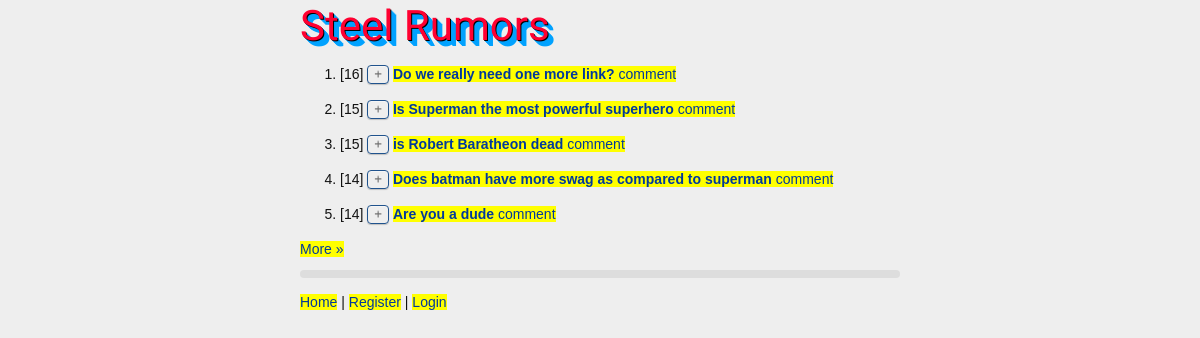
The page / on the database its author committed.
### links/models.py (models this page shows, shortened)
class Link(models.Model):
	title = models.CharField("Headline", max_length=100)
	submitter = models.ForeignKey(User)
	submitted_date = models.DateTimeField(auto_now_add=True)
	rank_score = models.FloatField(default=0.0)
	url = models.URLField("URL", max_length=250, blank=True)
	description = models.TextField(blank=True)
	with_votes = LinkVoteCountManager()
	objects = models.Manager()   # default manager

### links/views.py (the view)
# urls.py: url(r'^$', LinkListView.as_view(), name='home'),
class LinkListView(RandomGossipMixin, ListView):
	model = Link
	queryset = Link.with_votes.all()
	paginate_by = 5
	def get_context_data(self, **kwargs):
		context = super(LinkListView, self).get_context_data(**kwargs)
		if self.request.user.is_authenticated():
			voted = Vote.objects.filter(voter=self.request.user)
			links_in_page = [link.id for link in context["object_list"]]
			voted = voted.filter(link_id__in=links_in_page)
			voted = voted.values_list('link_id', flat=True)
			context["voted"] = voted
		return context

### links/views.py (called while the page is built)
	def get_context_data(self, **kwargs):
		context = super(RandomGossipMixin, self).get_context_data(**kwargs)
		context[u"randomquip"] = Comment.objects.order_by('?')[0]
		return context

### links/templates/links/link_list.html (shortened to what this page needs)
{% extends 'base.html' %}
{% load comments %}
{% block content %}
{% if is_paginated %}
<ol start="{{ page_obj.start_index }}">
{% else %}
<ol>
{% endif %}
	{% for link in object_list  %}
	<form method="POST" action={% url 'vote' %} class="vote_form">
		<li> [{{ link.votes }}]
			{% if not user.is_authenticated %}
			<button disabled title="Please login to vote">+</button>
			{% elif link.pk not in voted %}
			<button>+</button>
			{% else %}
			<button>-</button>
			{% endif %}
			<a href="{% url 'link_detail' pk=link.pk %}">
				<b>{{ link.title }}</b>
				{% get_comment_count for link as comment_count %}
				{{ comment_count }} comment{{ comment_count|pluralize }}
			</a>
		</li>
	</form>
	{% endfor %}
</ol>
{% if is_paginated %}
<div class="pagination">
	{% if page_obj.has_next %}
	<a href="?page={{ page_obj.next_page_number }}">More &raquo;</a>
	{% endif %}
</div>
{% endif %}
<blockquote style="background-color: #ddd; padding: 4px; border-radius: 10px; margin: 10px 0; color: #666; font-size: smaller: text-shadow: rgba(255,255,255,0.8) 1px 1px 0;">
</blockquote>
{% endblock %}

### links/templates/base.html (shortened to what this page needs)
{% load static %}
<html>
<head>
  <link rel="stylesheet" type="text/css" href="{% static 'links/css/main.css' %}">
<body>
<h1>Steel Rumors</h1>
{% block content %}
{% endblock %}
<footer>
  <p>
    <a href="{% url 'home' %}">Home</a> |
{% if user.is_authenticated %}
    <a href="{% url 'link_create' %}">Submit Link</a> |
    <a href="{% url 'logout' %}">Logout</a> |
    <a href="{% url 'profile' slug=user.username %}"><b>{{ user.username }}</b></a> |
{% else %}
	<a href="{% url 'registration_register' %}">Register</a> |
    <a href="{% url 'login' %}">Login</a>
{% endif %}
  </p>
</footer>
</body>
</html>

### links/static/links/css/main.css (style rules this page uses)
html, body { margin: 0; padding: 0; height: 100%; font: 14px/21px Helvetica, Sans-Serif; }
html { color: #111; background: #eee; }
body { margin: 0 auto; min-height: 100%; position: relative; max-width: 600px; margin: 0 auto; }
h1, h2, h3, h4, h5, h6 { color: #FF0031; }
h1 { font-family: 'Passion One', cursive; font-weight: normal; padding: 15px 0 0 0; font-size: 3em; text-shadow: 1px 1px #000, 2px 2px #02a2fe, 3px 3px #02a2fe, 4px 4px #02a2fe, 5px 5px #02a2fe, 6px 6px #02a2fe; }
a { background: #FFFF00; color: #00399C; text-decoration: none; }
button, input[type="button"], input[type="reset"], input[type="submit"] { cursor: pointer; -webkit-appearance: button; -webkit-border-radius: 4px; -moz-border-radius: 4px; border-radius: 4px; border: solid 1px #20538D; text-shadow: 0 -1px 0 rgba(0, 0, 0, 0.4); -webkit-box-shadow: inset 0 1px 0 rgba(255, 255, 255, 0.4), 0 1px 1px rgba(0, 0, 0, 0.2); -moz-box-shadow: inset 0 1px 0 rgba(255, 255, 255, 0.4), 0 1px 1px rgba(0, 0, 0, 0.2); box-shadow: inset 0 1px 0 rgba(255, 255, 255, 0.4), 0 1px 1px rgba(0, 0, 0, 0.2); }

### rows shown on the page
Link: votes "16", title "Do we really need one more link?"
Link: votes "15", title "Is Superman the most powerful superhero"
Link: votes "15", title "is Robert Baratheon dead"
Link: votes "14", title "Does batman have more swag as compared to superman"
Link: votes "14", title "Are you a dude"
